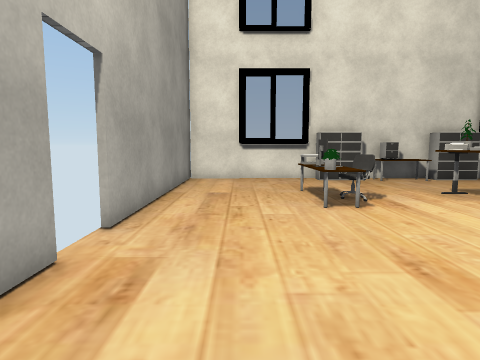
View 1 (above)

12 first-person views from a walk through a 3-D level made in the Unity game engine. The camera is 1.3 m above the floor, tilts 6° down and sees 75° across. The floor is counted in squares, 1 m on a side. Each view is taken from the middle of a square. On the plan, view 1 faces up. The plan holds only what a view shows up to about 14 squares ahead; the rest is blank. The player is left out. Some surface patterns are stand-ins.

View 2
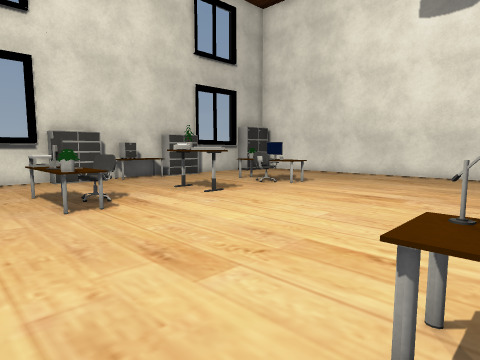

View 3
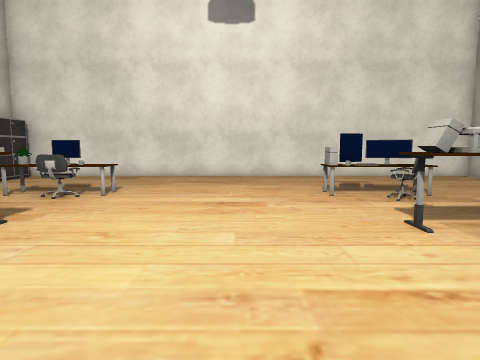

View 4
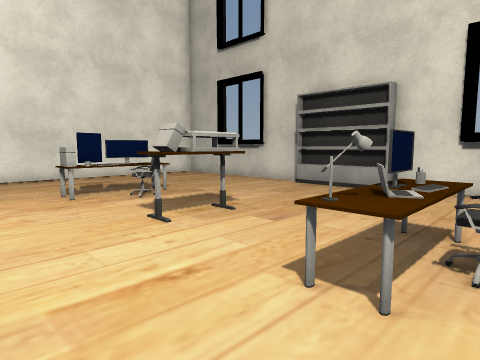

View 5
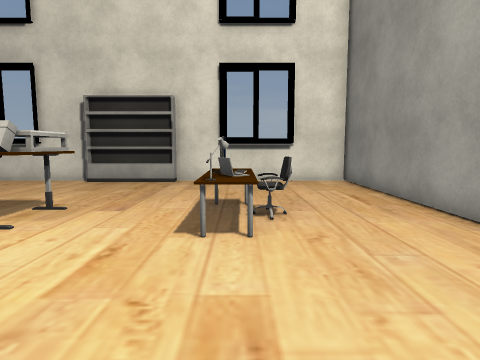

View 6
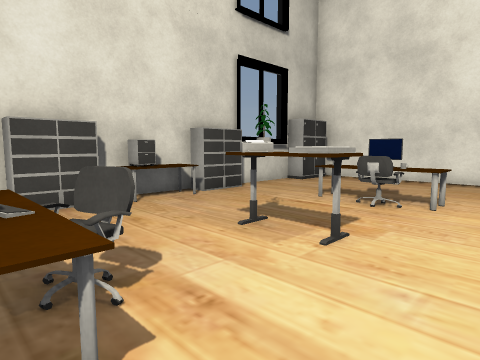

View 7
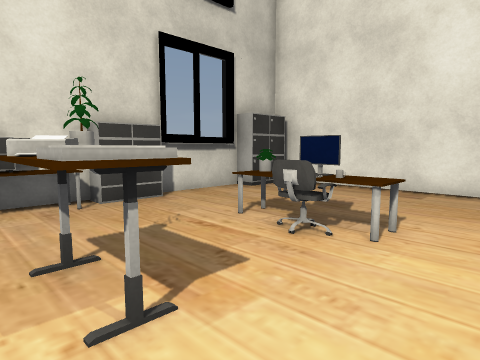

View 8
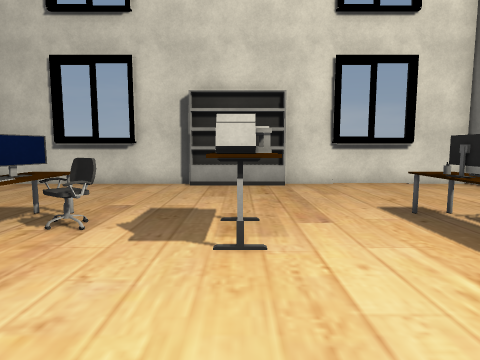

View 9
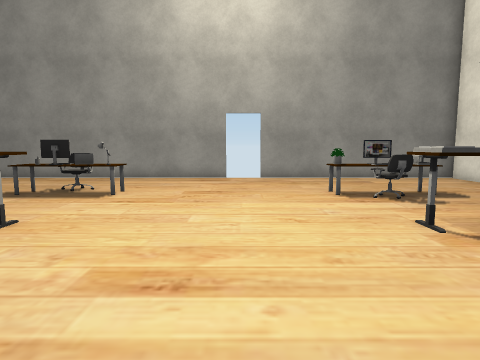

View 10
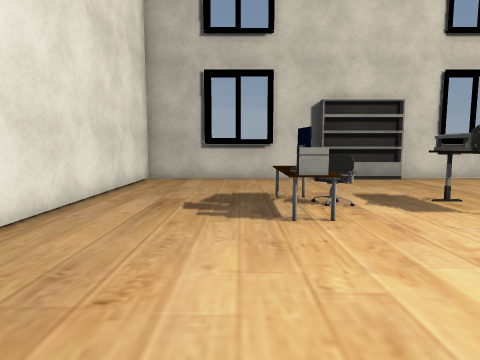

View 11
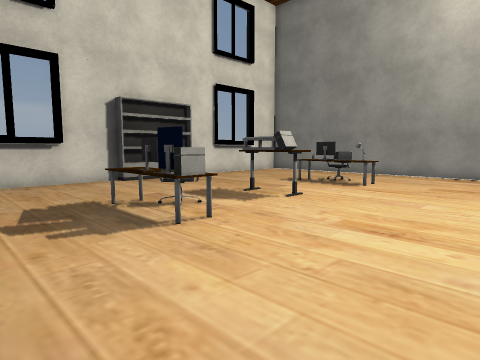

View 12
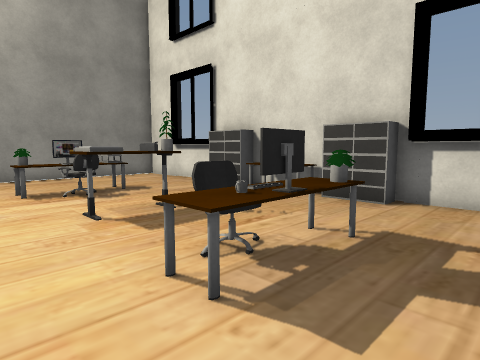

### Floor plan
Points are (right, up) in squares from view 1. A wall is a line through its corners. A room is listed if a view was taken in it or the views show most of it. See-through windows are left out.
Room 1 (views 1, 2, 3, 4, 5, 6, 7, 8, 9, 10, 11, 12)
walls: (-2.1, 3.5) (-2.1, -7.1) (4.5, -7.1); (7.9, 12.9) (4.7, 12.9); (7.6, -7.1) (14.8, -7.1) (14.8, 12.4); (3.2, 12.9) (-2.1, 12.9) (-2.1, 4.8); (9.6, -6.8) (12.2, -6.8); (12.4, 12.6) (9.7, 12.6); (-0.1, -6.8) (2.7, -6.8); (12.9, 12.9) (9.5, 12.9)
objects: chair (1, -1); other object (1, 8); other object (2, -2); other object (2, -2) to (3, 1); other object (2, -1); other object (2, 0); other object (2, 7); monitor (2, 8); other object (2, 9); other object (3, 7); chair (3, 8); other object (3, 9); shelf (3, 12) to (5, 13); shelf (5, -7) to (7, -7); other object (6, -2) to (6, -1); computer (6, 0); other object (6, 7); other object (6, 8) to (6, 9); other object (6, 12) to (6, 13); other object (7, 12); shelf (8, 12) to (9, 13); chair (9, -2) to (9, -1); other object (9, 0); other object (9, 1); chair (9, 7) to (9, 8); other object (9, 9); other object (10, -2); monitor (10, -1); monitor (10, 0); computer (10, 1); other object (10, 7); monitor (10, 8); other object (10, 9); other object (13, 12) to (14, 13)

Positions as (right, up) in squares from view 1, and headings:
1: (0, 0), facing up
2: (0, 0), facing up-right
3: (1, 3), facing right
4: (1, 3), facing down-right
5: (2, 5), facing down
6: (2, 5), facing up-right
7: (5, 5), facing up-right
8: (6, 4), facing down
9: (11, 4), facing left
10: (11, 6), facing down
11: (13, 5), facing down-left
12: (12, 5), facing up-left
